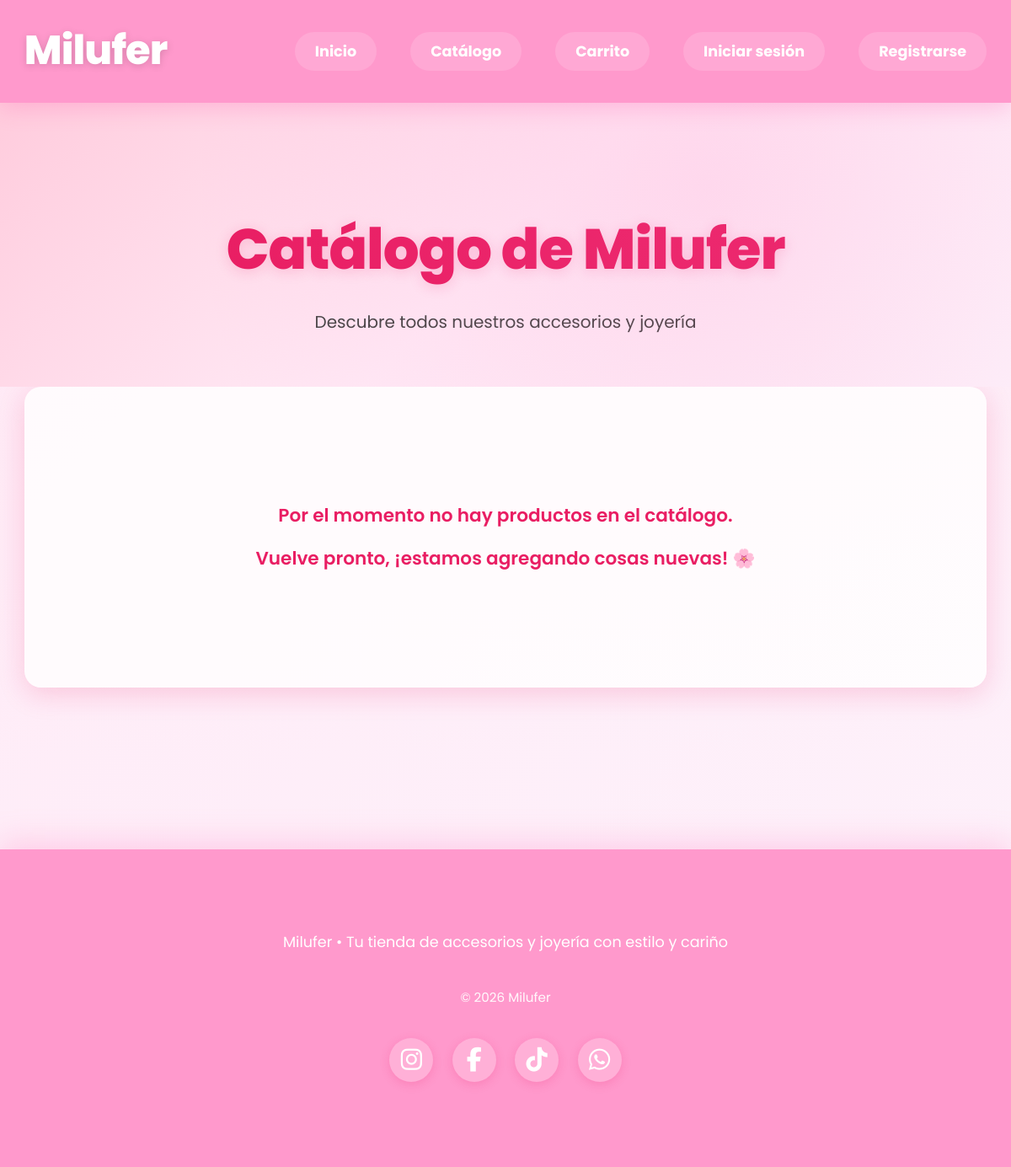
The page /catalogo/ on the database as committed earlier.
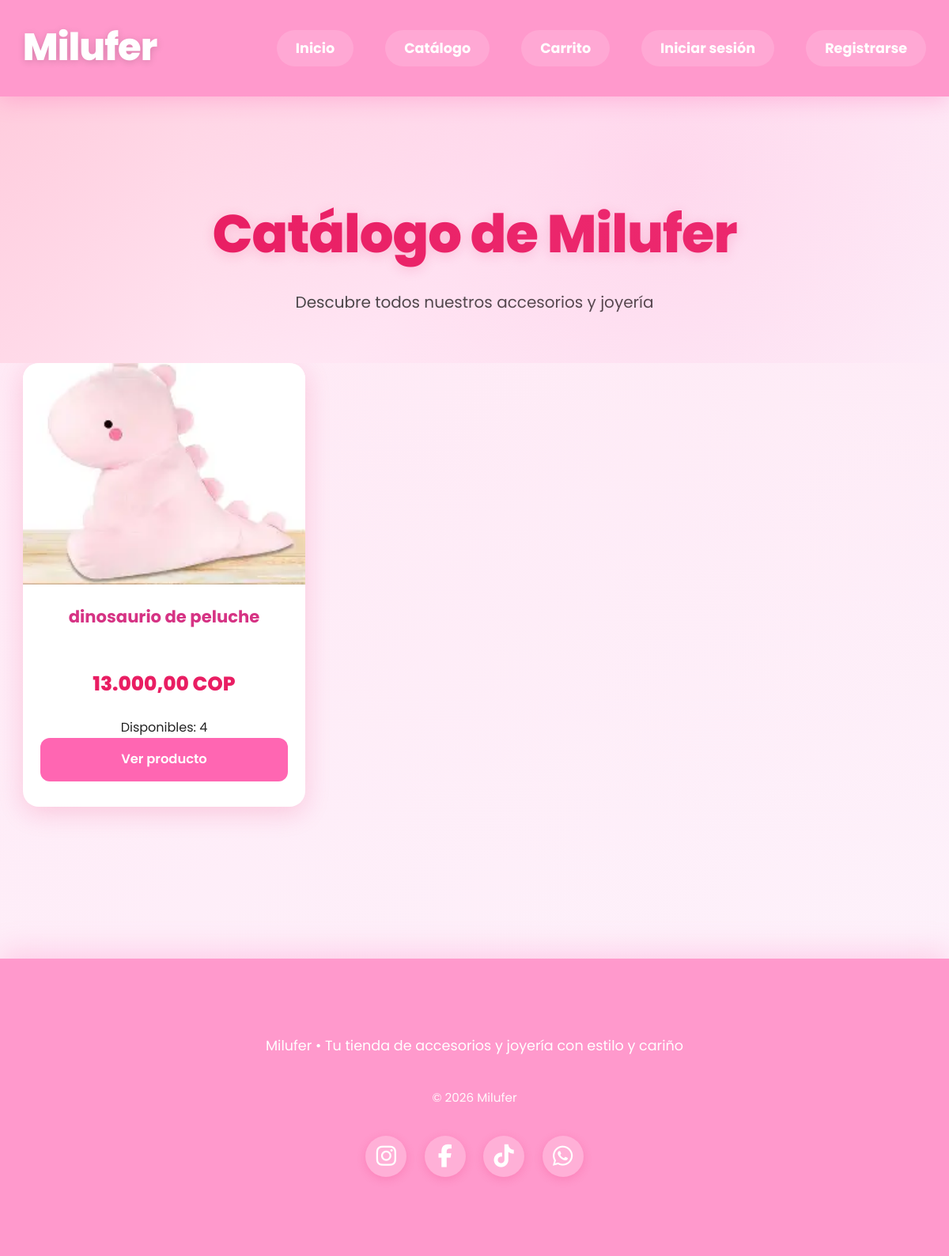
The same page on the database as committed later.
### productos/models.py (models this page shows, shortened)
class Producto(models.Model):
    categoria = models.ForeignKey(Categoria, on_delete=models.PROTECT, related_name="productos")
    nombre = models.CharField(max_length=200)
    descripcion = models.TextField(blank=True, null=True)
    precio = models.DecimalField(max_digits=10, decimal_places=2)
    stock = models.PositiveIntegerField(default=0)
    imagen = models.ImageField(upload_to="productos/", blank=True, null=True)
    activo = models.BooleanField(default=True)
    creado = models.DateTimeField(auto_now_add=True)
    actualizado = models.DateTimeField(auto_now=True)
    class Meta:
        verbose_name = "Producto"
        verbose_name_plural = "Productos"

### productos/views.py (the view)
# urls.py: path("catalogo/", views.catalogo, name="catalogo"),
def catalogo(request):
    categorias = Categoria.objects.all()
    productos = Producto.objects.filter(activo=True)
    return render(request, "catalogo.html", {
        "categorias": categorias,
        "productos": productos,
    })

### templates/catalogo.html (shortened to what this page needs)
{% extends 'base.html' %}
{% load static %}
{% block content %}
{% load humanize %}
<link rel="stylesheet" href="{% static 'css/catalogo.css' %}">
<div class="encabezado-catalogo">
    <h1>Catálogo de Milufer</h1>
    <p>Descubre todos nuestros accesorios y joyería</p>
</div>
<div class="contenedor-productos">
    {% if productos %}
        <div class="grid-productos">
            {% for producto in productos %}
                <div class="tarjeta-producto">
                    <div class="imagen-contenedor">
                        <img src="{{ producto.imagen.url }}" alt="{{ producto.nombre }}">
                    </div>
                    <div class="info-producto">
                        <h3>{{ producto.nombre }}</h3>
                        <p class="precio">{{ producto.precio|intcomma }} COP</p>
                        {% if producto.stock > 0 %}
                            <p class="stock">Disponibles: {{ producto.stock }}</p>
                        {% else %}
                            <p class="sin-stock">Agotado</p>
                        {% endif %}
                        <a href="{% url 'productos:producto_detalle' producto.id %}" class="boton-ver">
                            Ver producto
                        </a>
                    </div>
                </div>
            {% endfor %}
        </div>
    {% else %}
        <div class="sin-productos">
            <p>Por el momento no hay productos en el catálogo.</p>
            <p>Vuelve pronto, ¡estamos agregando cosas nuevas! 🌸</p>
        </div>
    {% endif %}
</div>
{% endblock %}

### templates/base.html (shortened to what this page needs)
{% load static %}
<!DOCTYPE html>
<html lang="es">
<head>
    <link rel="stylesheet" href="{% static 'css/home.css' %}">
    <link rel="stylesheet" href="https://cdnjs.cloudflare.com/ajax/libs/font-awesome/6.5.2/css/all.min.css"
 />
</head>
<body>
    <header>
        <div class="contenedor">
            <h1>
                <a href="{% url 'productos:inicio' %}">Milufer</a>
            </h1>
            <nav>
                <ul>
                    <li><a href="{% url 'productos:inicio' %}">Inicio</a></li>
                    {% if not request.user.is_superuser %}
                    <li><a href="{% url 'productos:catalogo' %}">Catálogo</a></li>
                    {% endif %}
                    {% if not request.user.is_superuser %}
                    <li><a href="{% url 'ventas:carrito' %}">Carrito</a></li>
                    {% endif %}
                    {% if user.is_authenticated %}
                        <li><a href="{% url 'usuarios:perfil' %}">Perfil</a></li>
                        <li><a href="{% url 'usuarios:logout' %}">Cerrar sesión</a></li>
                    {% else %}
                        <li><a href="{% url 'usuarios:login' %}">Iniciar sesión</a></li>
                        <li><a href="{% url 'usuarios:registro' %}">Registrarse</a></li>
                    {% endif %}
                </ul>
        </div>
    </header>
    <main>
        {% block content %}{% endblock %}
    </main>
    <footer>
        <div class="contenedor">
            <p>Milufer • Tu tienda de accesorios y joyería con estilo y cariño</p>
            <p class="copyright">© {% now "Y" %} Milufer</p>
            <div class="redes-sociales">
                <a href="#" target="_blank" aria-label="Instagram">
                    <i class="fab fa-instagram"></i>
                </a>
                <a href="#" target="_blank" aria-label="Facebook">
                    <i class="fab fa-facebook-f"></i>
                </a>
                <a href="#" target="_blank" aria-label="TikTok">
                    <i class="fab fa-tiktok"></i>
                </a>
                <a href="#" target="_blank" aria-label="WhatsApp">
                    <i class="fab fa-whatsapp"></i>
                </a>
            </div>
        </div>
    </footer>
</body>
</html>

### static/css/home.css (style rules this page uses)
:root { --pink-hot: #ff66b2; --pink-deep: #e91e63; --pink-medium: #ff99cc; --pink-border: #ffb3d9; --pink-bg-start: #ffeaf6; --pink-bg-end: #fdf2fb; --pink-glow: #ffccdd; --text-pink: #d63384; --text-dark: #222; --white: #ffffff; --radius-pill: 9999px; --radius-md: 16px; --transition-pop: all 0.32s cubic-bezier(0.4, 0, 0.2, 1); --transition-fast: all 0.18s ease-out; --shadow-glow: 0 6px 24px rgba(233, 30, 99, 0.28); --shadow-hover: 0 12px 36px rgba(233, 30, 99, 0.38); --glow-text: 0 3px 16px rgba(233, 30, 99, 0.22); }
* { margin: 0; padding: 0; box-sizing: border-box; }
body { font-family: 'Poppins', system-ui, sans-serif; background: linear-gradient(135deg, var(--pink-bg-start) 0%, var(--pink-bg-end) 100%); color: var(--text-dark); line-height: 1.6; min-height: 100vh; }
.contenedor { max-width: 1300px; margin: 0 auto; padding: 0 1.8rem; }
header { background: var(--pink-medium); color: white; padding: 1.4rem 0; box-shadow: 0 6px 25px rgba(255, 102, 178, 0.3); position: sticky; top: 0; z-index: 1000; backdrop-filter: blur(10px); }
header .contenedor { display: flex; justify-content: space-between; align-items: center; gap: 2.5rem; }
header h1 { font-size: clamp(2.1rem, 6vw, 3rem); font-weight: 800; letter-spacing: -1px; text-shadow: 0 2px 10px rgba(0,0,0,0.15); }
header h1 a { color: white; text-decoration: none; }
nav ul { display: flex; list-style: none; gap: 2.5rem; margin: 0; padding: 0; }
nav a { color: white; text-decoration: none; font-weight: 700; font-size: 1.1rem; padding: 0.7rem 1.5rem; border-radius: var(--radius-pill); transition: var(--transition-pop); background: rgba(255,255,255,0.15); }
footer { background: var(--pink-medium); color: white; padding: 5rem 0 3.5rem; margin-top: 7rem; text-align: center; box-shadow: 0 -8px 35px rgba(255,102,178,0.25); }
footer p { margin: 1rem 0; font-size: 1.1rem; }
footer .copyright { margin-top: 2.5rem; font-size: 0.95rem; opacity: 0.95; }
.redes-sociales { margin: 2.2rem 0 2.8rem; display: flex; justify-content: center; flex-wrap: wrap; gap: 1.4rem; }
.redes-sociales a { display: inline-flex; align-items: center; justify-content: center; width: 52px; height: 52px; font-size: 1.8rem; color: white; background: rgba(255, 255, 255, 0.22); border-radius: 50%; text-decoration: none; transition: all 0.32s cubic-bezier(0.4, 0, 0.2, 1); box-shadow: 0 3px 12px rgba(233, 30, 99, 0.18); }

Rows that differ between the two databases and show on the page:
added Producto: imagen (picture), nombre "dinosaurio de peluche", precio "13.000,00", stock "4"
Other text that changed with them:
text no longer shown: "Por el momento no hay productos en el catálogo. Vuelve pronto, ¡estamos agregando cosas nuevas! 🌸"
